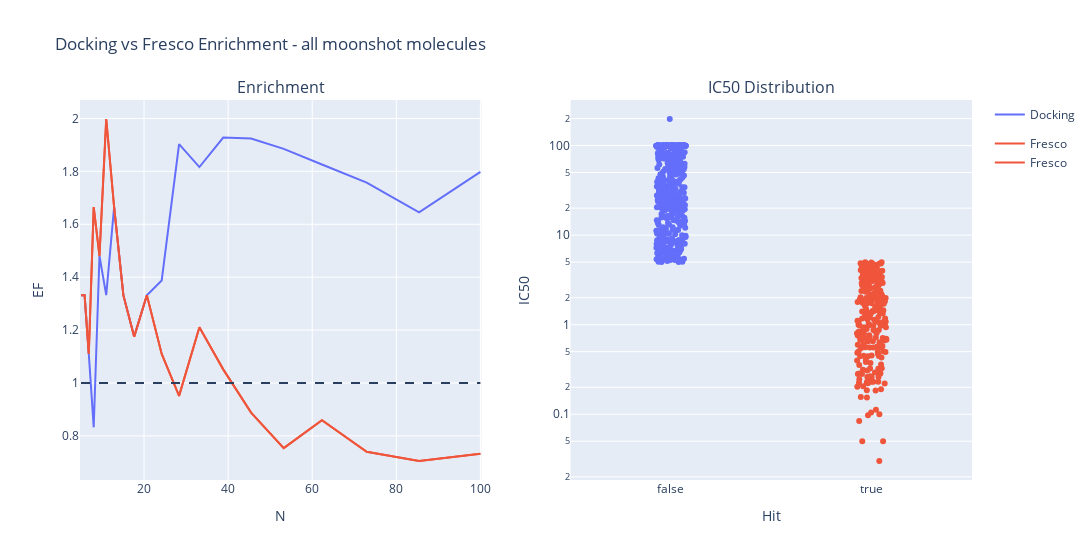

Source (notebook cell):
### Code cell
import plotly.express as px
from plotly.subplots import make_subplots
import numpy as np
from fresco.frag_funcs import calculate_enrichment_for_df
import matplotlib.pyplot as plt
import seaborn as sns
sns.set(rc={"figure.dpi": 150})



def plotly_enrichment_docking_vs_fresco(df_to_plot, title='Not Specified!'):
    n_list = np.logspace(start=np.log10(5), stop=2, num=20)
    EF_docking = [calculate_enrichment_for_df(
        df_to_plot, n=int(n), index='hit', score='Chemgauss4 Score', ascending=True) for n in n_list]
    EF_fresco = [calculate_enrichment_for_df(
        df_to_plot, n=int(n), index='hit', score='mean_frag_score', ascending=False) for n in n_list]
    orig_prop = len(
        df_to_plot[df_to_plot['hit']])/len(df_to_plot)

    df_dock_ef = pd.DataFrame(list(zip(n_list, EF_docking)), columns=['N', 'EF'])
    df_dock_ef['Method'] = 'Docking'
    df_fresco_ef = pd.DataFrame(list(zip(n_list, EF_fresco)), columns=[
                                 'N', 'EF'])
    df_fresco_ef['Method'] = 'Fresco'
    df_enrichment = pd.concat([df_dock_ef, df_fresco_ef])
    
    fig_subplot = make_subplots(rows=1, cols=2, subplot_titles=['Enrichment', 'IC50 Distribution'])
    fig_EF = px.line(df_enrichment, x='N', y='EF',
                     color='Method')

    fig_strip = px.strip(df_to_plot,  # sorting so that the colorbar is sorted!
                         x='hit',
                         y='f_avg_IC50',
                         color='hit',
                         hover_name='canonical_CID')
    for data in fig_EF.data:
        fig_subplot.add_trace(data, row=1, col=1)
    fig_subplot.add_trace(data, row=1, col=1)
    fig_subplot.add_shape( row=1, col=1,
        type="line", line=dict(dash='dash'),
        x0=min(n_list), y0=1,
        x1=max(n_list), y1=1)
    for data in fig_strip.data:
        fig_subplot.add_trace(data, row=1, col=2)
    fig_subplot.update_layout(
        title_text=f"Docking vs Fresco Enrichment - {title}",
        xaxis1_title='N',
        yaxis1_title='EF',
        xaxis2_title='Hit',
        yaxis2_title='IC50',
        width=1200,
    )
    for trace in fig_subplot['data']:

        if(trace['name'] != 'Docking' and trace['name'] != 'Fresco'):
            trace['showlegend'] = False
    fig_subplot.update_yaxes(type="log", row=1, col=2)

    fig_subplot.show()
    
def plot_enrichment_docking_vs_fresco(df_to_plot, title='Not Specified!', try_both=False):
    n_list = np.logspace(start=np.log10(5), stop=2, num=20)
    EF_docking = [calculate_enrichment_for_df(
        df_to_plot, n=int(n), index='hit', score='Chemgauss4 Score', ascending=True) for n in n_list]
    EF_fresco = [calculate_enrichment_for_df(
        df_to_plot, n=int(n), index='hit', score='mean_frag_score', ascending=False) for n in n_list]
    
    if try_both:
        df_to_plot['docking_rank'] = df_to_plot['Chemgauss4 Score'].rank(ascending=True) 
        df_to_plot['fresco_rank'] = df_to_plot['mean_frag_score'].rank(ascending=False)
        df_to_plot['both_rank'] = df_to_plot[[
            'docking_rank', 'fresco_rank']].mean(axis=1)
        EF_both = [calculate_enrichment_for_df(
            df_to_plot, n=int(n), index='hit', score='both_rank', ascending=True) for n in n_list]
    orig_prop = len(
        df_to_plot[df_to_plot['hit']])/len(df_to_plot)
    
    plt.plot(n_list, EF_docking, label='dock scores')
    plt.plot(n_list, EF_fresco, label='fresco score')
    plt.plot(n_list, EF_both, label='both')

    plt.plot(n_list, np.ones_like(n_list), 'k:')
    plt.legend()
    plt.title(f'Docking vs Fresco Enrichment\n{title}')
    plt.ylabel('EF \n(base rate = {:.1f}%)'.format(orig_prop*100))
    extraticks = [1]
    plt.yticks(list(plt.yticks()[0]) + extraticks)
    plt.ylim(bottom=0)


# plot_enrichment_docking_vs_fresco(df_docking_grouped,
#                 title='all moonshot molecules')
plotly_enrichment_docking_vs_fresco(df_docking_grouped,
                                  title='all moonshot molecules')

### Figure 1 — Plotly figure (JSON) as saved in the notebook; plotly's stock layout.template omitted (floating-point values rounded to 4 significant figures; data arrays with more than 128 entries replaced by an {"elided": "..."} marker saying what was removed)
{"data": [{"hovertemplate": "Method=Docking<br>N=%{x}<br>EF=%{y}<extra></extra>", "legendgroup": "Docking", "line": {"color": "#636efa", "dash": "solid"}, "marker": {"symbol": "circle"}, "mode": "lines", "name": "Docking", "orientation": "v", "showlegend": true, "type": "scatter", "x": [5.0, 5.854, 6.854, 8.024, 9.394, 11.0, 12.88, 15.08, 17.65, 20.67, 24.19, 28.33, 33.16, 38.83, 45.46, 53.22, 62.31, 72.95, 85.41, 100], "xaxis": "x", "y": [1.332, 1.332, 1.11, 0.8325, 1.48, 1.332, 1.665, 1.332, 1.175, 1.332, 1.387, 1.903, 1.816, 1.928, 1.924, 1.885, 1.826, 1.757, 1.645, 1.798], "yaxis": "y"}, {"hovertemplate": "Method=Fresco<br>N=%{x}<br>EF=%{y}<extra></extra>", "legendgroup": "Fresco", "line": {"color": "#EF553B", "dash": "solid"}, "marker": {"symbol": "circle"}, "mode": "lines", "name": "Fresco", "orientation": "v", "showlegend": true, "type": "scatter", "x": [5.0, 5.854, 6.854, 8.024, 9.394, 11.0, 12.88, 15.08, 17.65, 20.67, 24.19, 28.33, 33.16, 38.83, 45.46, 53.22, 62.31, 72.95, 85.41, 100], "xaxis": "x", "y": [1.332, 1.332, 1.11, 1.665, 1.48, 1.998, 1.665, 1.332, 1.175, 1.332, 1.11, 0.9514, 1.211, 1.052, 0.888, 0.7539, 0.8593, 0.74, 0.7051, 0.7326], "yaxis": "y"}, {"hovertemplate": "Method=Fresco<br>N=%{x}<br>EF=%{y}<extra></extra>", "legendgroup": "Fresco", "line": {"color": "#EF553B", "dash": "solid"}, "marker": {"symbol": "circle"}, "mode": "lines", "name": "Fresco", "orientation": "v", "showlegend": true, "type": "scatter", "x": [5.0, 5.854, 6.854, 8.024, 9.394, 11.0, 12.88, 15.08, 17.65, 20.67, 24.19, 28.33, 33.16, 38.83, 45.46, 53.22, 62.31, 72.95, 85.41, 100], "xaxis": "x", "y": [1.332, 1.332, 1.11, 1.665, 1.48, 1.998, 1.665, 1.332, 1.175, 1.332, 1.11, 0.9514, 1.211, 1.052, 0.888, 0.7539, 0.8593, 0.74, 0.7051, 0.7326], "yaxis": "y"}, {"alignmentgroup": "True", "boxpoints": "all", "fillcolor": "rgba(255,255,255,0)", "hoveron": "points", "hovertemplate": "<b>%{hovertext}</b><br><br>hit=%{x}<br>f_avg_IC50=%{y}<extra></extra>", "hovertext": {"elided": "1347 str values"}, "legendgroup": "False", "line": {"color": "rgba(255,255,255,0)"}, "marker": {"color": "#636efa"}, "name": "False", "offsetgroup": "False", "orientation": "v", "pointpos": 0, "showlegend": false, "type": "box", "x": {"elided": "1347 bool values"}, "x0": " ", "xaxis": "x2", "y": {"elided": "1347 float values"}, "y0": " ", "yaxis": "y2"}, {"alignmentgroup": "True", "boxpoints": "all", "fillcolor": "rgba(255,255,255,0)", "hoveron": "points", "hovertemplate": "<b>%{hovertext}</b><br><br>hit=%{x}<br>f_avg_IC50=%{y}<extra></extra>", "hovertext": {"elided": "238 str values"}, "legendgroup": "True", "line": {"color": "rgba(255,255,255,0)"}, "marker": {"color": "#EF553B"}, "name": "True", "offsetgroup": "True", "orientation": "v", "pointpos": 0, "showlegend": false, "type": "box", "x": {"elided": "238 bool values"}, "x0": " ", "xaxis": "x2", "y": {"elided": "238 float values"}, "y0": " ", "yaxis": "y2"}], "layout": {"annotations": [{"font": {"size": 16}, "showarrow": false, "text": "Enrichment", "x": 0.225, "xanchor": "center", "xref": "paper", "y": 1, "yanchor": "bottom", "yref": "paper"}, {"font": {"size": 16}, "showarrow": false, "text": "IC50 Distribution", "x": 0.775, "xanchor": "center", "xref": "paper", "y": 1, "yanchor": "bottom", "yref": "paper"}], "shapes": [{"line": {"dash": "dash"}, "type": "line", "x0": 5.0, "x1": 100, "xref": "x", "y0": 1, "y1": 1, "yref": "y"}], "title": {"text": "Docking vs Fresco Enrichment - all moonshot molecules"}, "width": 1200, "xaxis": {"anchor": "y", "domain": [0, 0.45], "title": {"text": "N"}}, "xaxis2": {"anchor": "y2", "domain": [0.55, 1], "title": {"text": "Hit"}}, "yaxis": {"anchor": "x", "domain": [0, 1], "title": {"text": "EF"}}, "yaxis2": {"anchor": "x2", "domain": [0, 1], "title": {"text": "IC50"}, "type": "log"}}}
